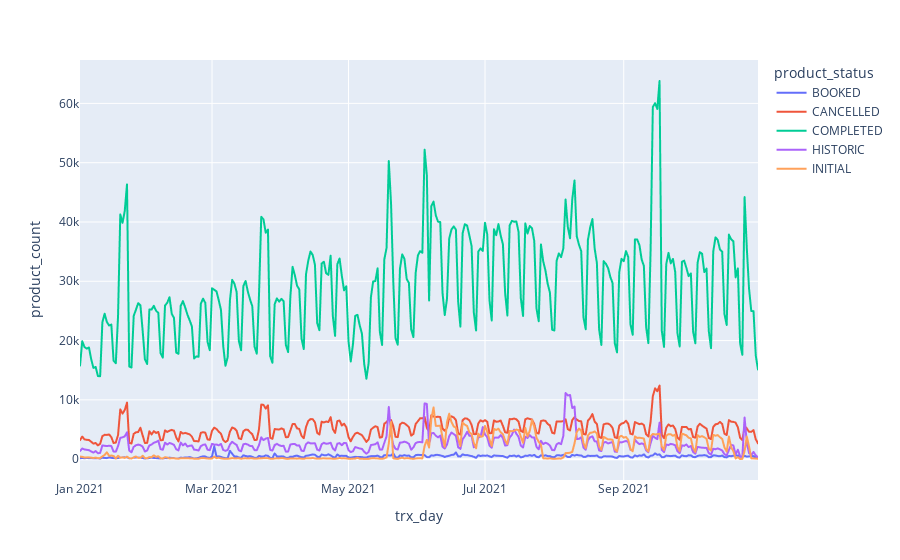

Notebook code cell kept with this figure:
### Code cell
import plotly.express as px
px.line(df2.groupby(['trx_day','product_status'])['product_count'].agg(sum).reset_index(), x='trx_day', y='product_count', color='product_status')

### Figure 1 — Plotly figure (JSON) as saved in the notebook; plotly's stock layout.template omitted (floating-point values rounded to 4 significant figures; data arrays with more than 128 entries replaced by an {"elided": "..."} marker saying what was removed)
{"data": [{"hovertemplate": "product_status=BOOKED<br>trx_day=%{x}<br>product_count=%{y}<extra></extra>", "legendgroup": "BOOKED", "line": {"color": "#636efa", "dash": "solid"}, "marker": {"symbol": "circle"}, "mode": "lines", "name": "BOOKED", "showlegend": true, "type": "scattergl", "x": {"elided": "304 str values"}, "xaxis": "x", "y": {"elided": "304 int values"}, "yaxis": "y"}, {"hovertemplate": "product_status=CANCELLED<br>trx_day=%{x}<br>product_count=%{y}<extra></extra>", "legendgroup": "CANCELLED", "line": {"color": "#EF553B", "dash": "solid"}, "marker": {"symbol": "circle"}, "mode": "lines", "name": "CANCELLED", "showlegend": true, "type": "scattergl", "x": {"elided": "304 str values"}, "xaxis": "x", "y": {"elided": "304 int values"}, "yaxis": "y"}, {"hovertemplate": "product_status=COMPLETED<br>trx_day=%{x}<br>product_count=%{y}<extra></extra>", "legendgroup": "COMPLETED", "line": {"color": "#00cc96", "dash": "solid"}, "marker": {"symbol": "circle"}, "mode": "lines", "name": "COMPLETED", "showlegend": true, "type": "scattergl", "x": {"elided": "304 str values"}, "xaxis": "x", "y": {"elided": "304 int values"}, "yaxis": "y"}, {"hovertemplate": "product_status=HISTORIC<br>trx_day=%{x}<br>product_count=%{y}<extra></extra>", "legendgroup": "HISTORIC", "line": {"color": "#ab63fa", "dash": "solid"}, "marker": {"symbol": "circle"}, "mode": "lines", "name": "HISTORIC", "showlegend": true, "type": "scattergl", "x": {"elided": "304 str values"}, "xaxis": "x", "y": {"elided": "304 int values"}, "yaxis": "y"}, {"hovertemplate": "product_status=INITIAL<br>trx_day=%{x}<br>product_count=%{y}<extra></extra>", "legendgroup": "INITIAL", "line": {"color": "#FFA15A", "dash": "solid"}, "marker": {"symbol": "circle"}, "mode": "lines", "name": "INITIAL", "showlegend": true, "type": "scattergl", "x": {"elided": "304 str values"}, "xaxis": "x", "y": {"elided": "304 int values"}, "yaxis": "y"}], "layout": {"autosize": true, "legend": {"title": {"text": "product_status"}, "tracegroupgap": 0}, "margin": {"t": 60}, "xaxis": {"anchor": "y", "autorange": true, "domain": [0, 1], "range": ["2021-01-01", "2021-10-31"], "showspikes": false, "title": {"text": "trx_day"}, "type": "date"}, "yaxis": {"anchor": "x", "autorange": true, "domain": [0, 1], "range": [-3515.0, 67320.0], "showspikes": false, "title": {"text": "product_count"}, "type": "linear"}}}
